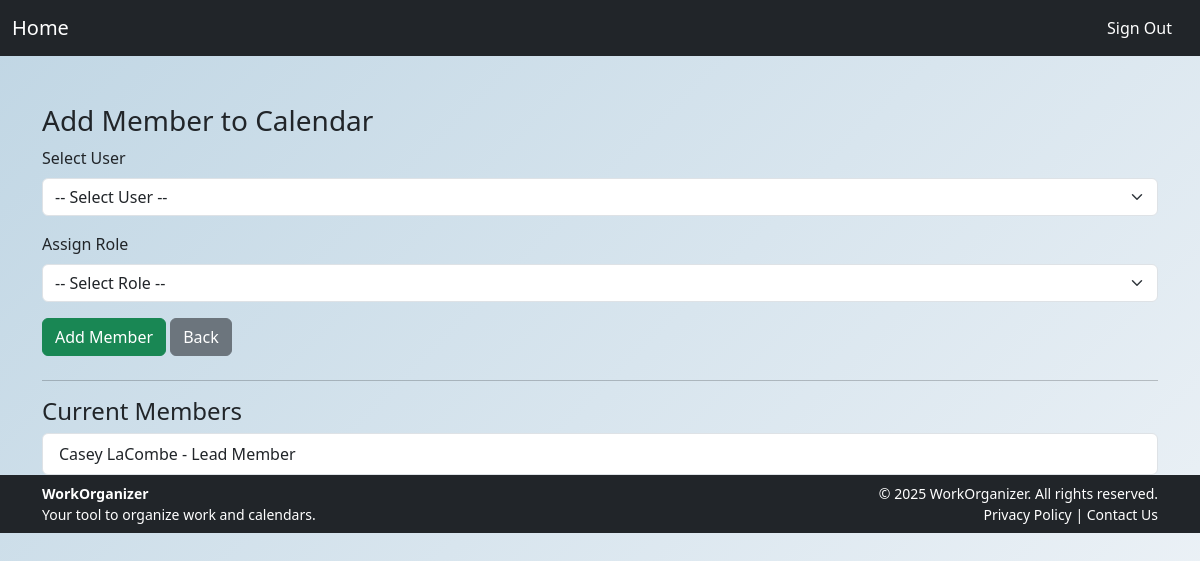
The app's page /add-member.php?id=2 (signed in), older data.
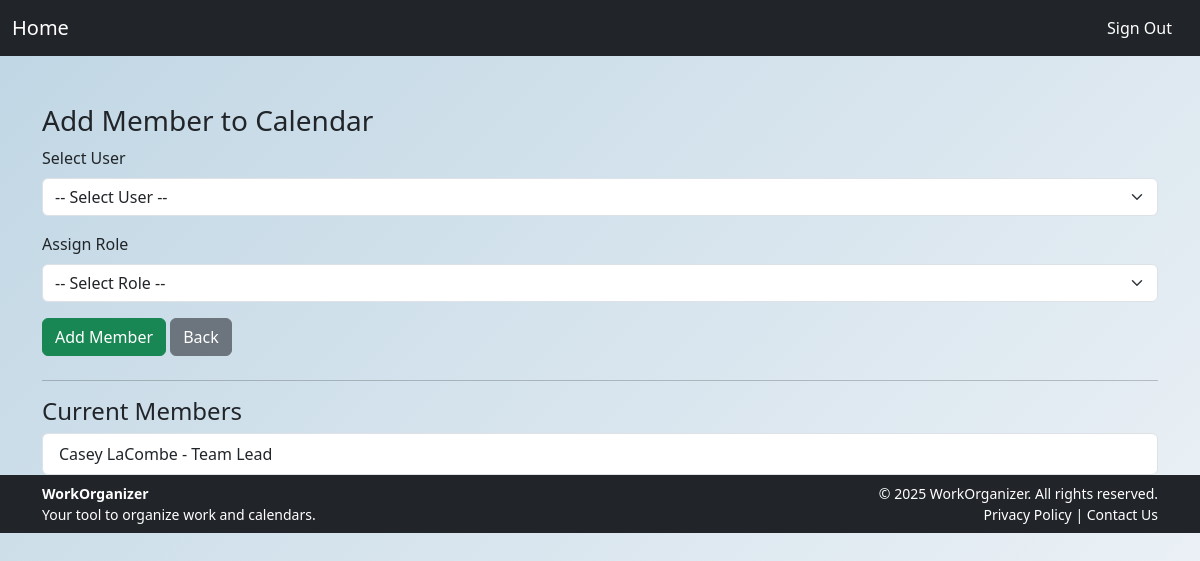
The same page, newer data.
### tables this page shows
CREATE TABLE `users` (
  `user_id` int(11) NOT NULL,
  `name` varchar(100) NOT NULL,
  `email` varchar(100) NOT NULL,
  `password` varchar(255) NOT NULL,
  `created_at` timestamp NULL DEFAULT current_timestamp()
);

CREATE TABLE `roles` (
  `id` int(11) NOT NULL,
  `role_name` varchar(50) NOT NULL
);

### add-member.php (the view, shortened to what this page needs)
<?php
$host = 'localhost';
$db   = 'workorganizer_db';
$user = 'root';
$pass = '';
try {
    $pdo = new PDO("mysql:host=$host;dbname=$db;charset=utf8mb4", $user, $pass);
    $pdo->setAttribute(PDO::ATTR_ERRMODE, PDO::ERRMODE_EXCEPTION);
} catch (PDOException $e) {
    die("Connection failed: " . $e->getMessage());
}
$calendarId = $_GET['id'] ?? null;
$membersStmt = $pdo->prepare("
    SELECT u.name, r.role_name
    FROM users u
    JOIN users_calendars uc ON u.user_id = uc.user_id
    JOIN roles r ON uc.role_id = r.id
    WHERE uc.calendar_id = ?
");
$membersStmt->execute([$calendarId]);
$members = $membersStmt->fetchAll(PDO::FETCH_ASSOC);
?>
<?php include 'header.php'; ?>
<div class="container mt-5">
    <h3>Add Member to Calendar</h3>
    <form method="POST" class="mb-4">
        <div class="mb-3">
            <label for="user_id" class="form-label">Select User</label>
            <select name="user_id" id="user_id" class="form-select" required>
                <option value="">-- Select User --</option>
            </select>
        </div>
        <div class="mb-3">
            <label for="role_id" class="form-label">Assign Role</label>
            <select name="role_id" id="role_id" class="form-select" required>
                <option value="">-- Select Role --</option>
            </select>
        </div>
        <button type="submit" class="btn btn-success">Add Member</button>
        <a href="view_calendar.php?id=<?php echo $calendarId; ?>" class="btn btn-secondary">Back</a>
    </form>
    <hr>
    <h4>Current Members</h4>
    <ul class="list-group">
        <?php foreach ($members as $member): ?>
            <li class="list-group-item d-flex justify-content-between">
                <?php echo htmlspecialchars($member['name']) . ' - ' . htmlspecialchars($member['role_name']); ?>
            </li>
        <?php endforeach; ?>
    </ul>
</div>
<?php include 'footer.php'; ?>

Row changes from the older to the newer data that the page shows:
changed through a linked row, users "Casey LaCombe": roles.role_name "Lead Member" → "Team Lead"
